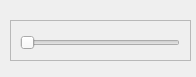
<?xml version="1.0" encoding="UTF-8"?>
<ui version="4.0">
 <class>VolumeSlider</class>
 <widget class="QWidget" name="VolumeSlider">
  <property name="geometry">
   <rect>
    <x>0</x>
    <y>0</y>
    <width>196</width>
    <height>77</height>
   </rect>
  </property>
  <property name="windowTitle">
   <string>Form</string>
  </property>
  <widget class="QFrame" name="frame">
   <property name="geometry">
    <rect>
     <x>10</x>
     <y>20</y>
     <width>181</width>
     <height>41</height>
    </rect>
   </property>
   <property name="frameShape">
    <enum>QFrame::StyledPanel</enum>
   </property>
   <property name="frameShadow">
    <enum>QFrame::Raised</enum>
   </property>
   <widget class="QSlider" name="slider">
    <property name="geometry">
     <rect>
      <x>10</x>
      <y>10</y>
      <width>160</width>
      <height>25</height>
     </rect>
    </property>
    <property name="orientation">
     <enum>Qt::Horizontal</enum>
    </property>
   </widget>
  </widget>
 </widget>
 <resources/>
 <connections/>
</ui>
